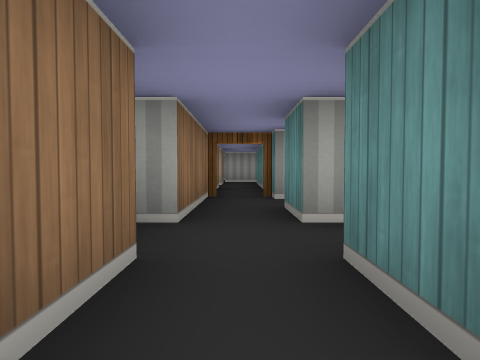
[1] (above)

16 first-person views from a walk through a cub3D maze. The camera is about half as high as the walls, tilts 2° down and sees 75° across. The floor is counted in squares. Each view is taken from the middle of a square. On the plan, view 1 faces up. The plan holds only what a view shows up to about 9 squares ahead; the rest is blank.

[2]
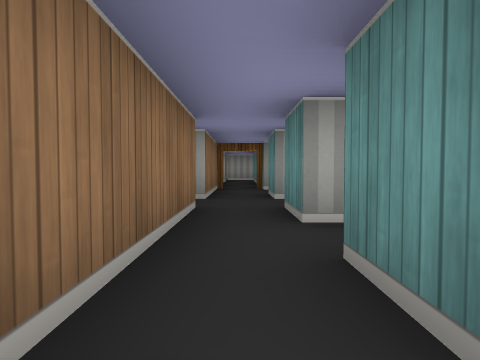

[3]
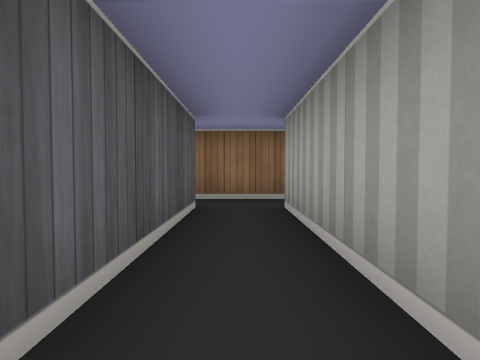

[4]
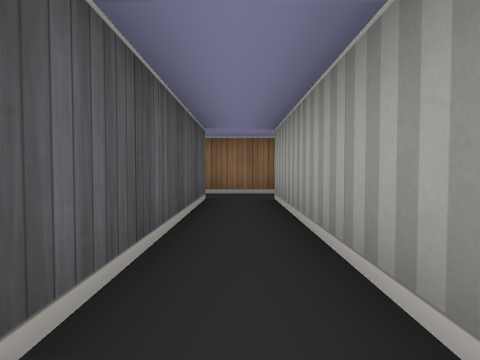

[5]
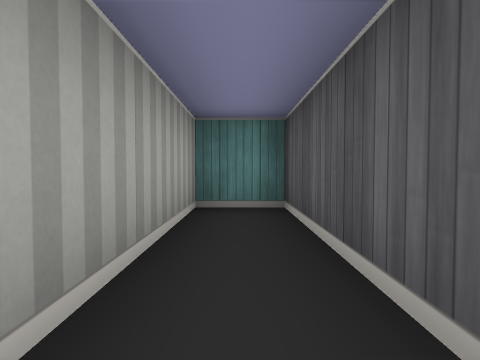

[6]
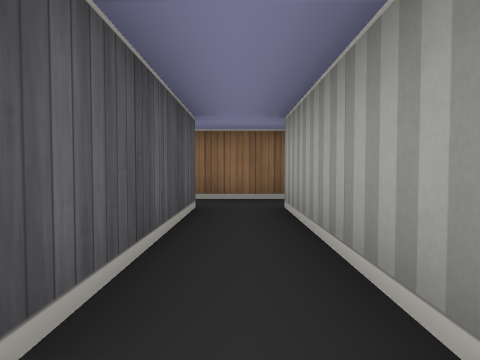

[7]
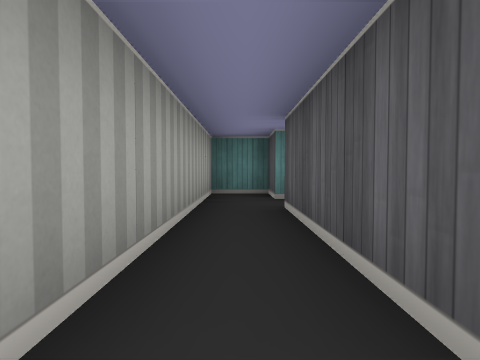

[8]
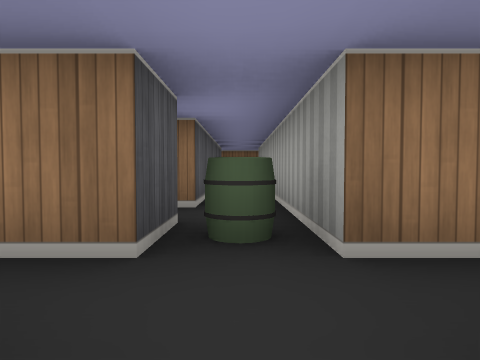

[9]
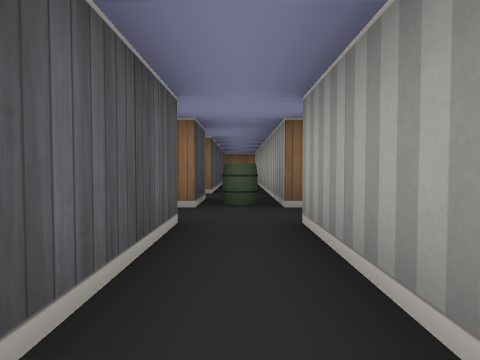

[10]
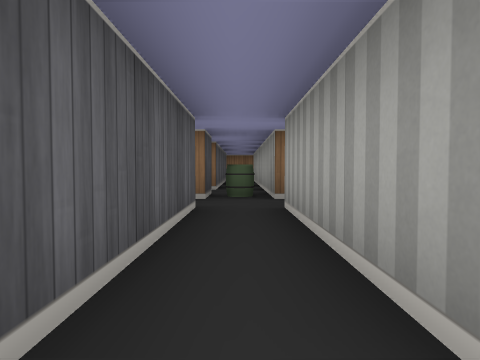

[11]
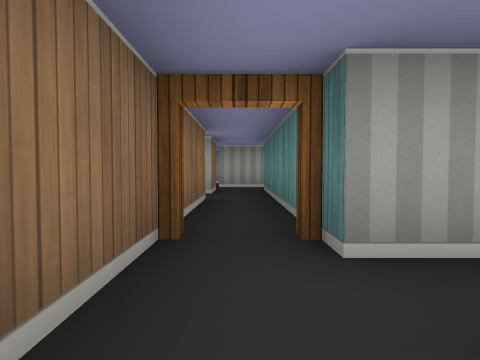

[12]
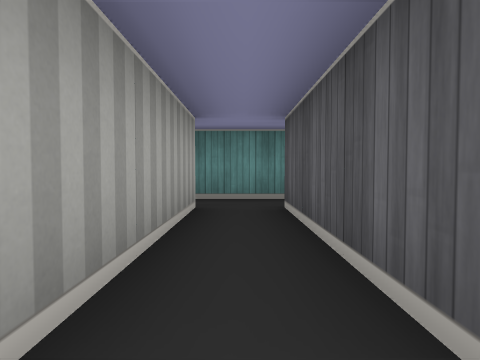

[13]
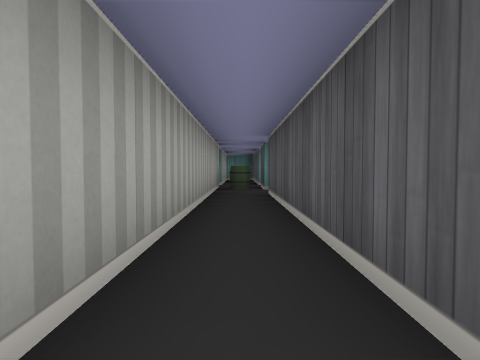

[14]
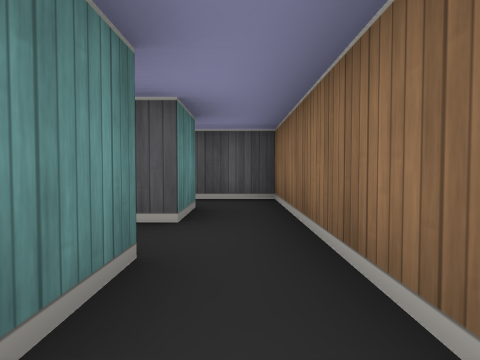

[15]
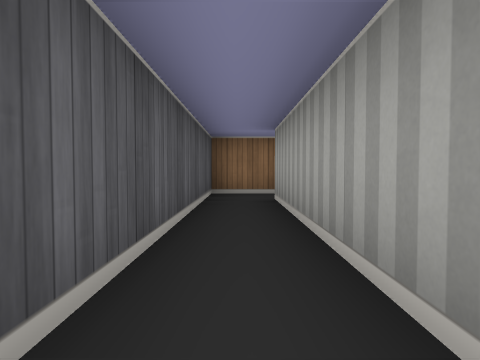

[16]
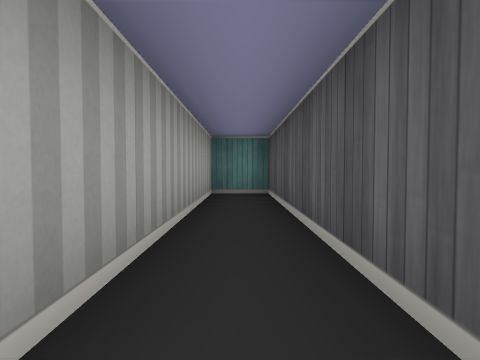

### Floor plan
Points are (right, up) in squares from view 1. A wall is a line through its corners. A room is listed if a view was taken in it or the views show most of it. See-through windows are left out.
Room 1 (views 1, 3, 4, 5)
walls: (0.5, -1.5) (0.5, -0.5) (5.5, -0.5) (5.5, 0.5) (0.5, 0.5); (-0.5, 0.5) (-0.5, -1.5)
ways out: opening at (0, -1) to room 2; opening at (0, 1) to room 4
Room 2 (views 2, 15, 16)
walls: (-0.5, -1.5) (-0.5, -2.5) (5.5, -2.5) (5.5, -1.5) (0.5, -1.5)
ways out: opening at (0, -1) to room 1
Room 3 (views 6, 7, 11)
walls: (0.5, 2.5) (0.5, 3.5) (3.5, 3.5); (4.5, 3.5) (5.5, 3.5) (5.5, 4.5) (0.5, 4.5); (-0.5, 5) (-0.5, 2.5)
ways out: opening at (0, 3) to room 4; opening at (4, 3) to room 4; open door at (0, 5) to room 5
Room 4 (views 8, 9, 10, 13, 14)
walls: (-1.5, 1.5) (-0.5, 1.5) (-0.5, 0.5); (-0.5, 2.5) (-7.4, 2.5); (0.5, 0.5) (0.5, 1.5) (3.4, 1.5); (-7.4, 1.5) (-2.5, 1.5); (3.4, 2.5) (0.5, 2.5)
ways out: opening at (0, 1) to room 1; opening at (0, 3) to room 3; opening at (4, 3) to room 3; open door at (-2, 1)
objects: barrel (-1, 2)
Room 5 (view 12)
walls: (-3.4, 7.5) (-0.5, 7.5) (-0.5, 5); (-0.5, 8.5) (-3.4, 8.5); (0.5, 4.5) (0.5, 8.5)
ways out: open door at (0, 5) to room 3; opening at (0, 9)

Positions as (right, up) in squares from view 1, and headings:
1: (0, 0), facing up
2: (0, -2), facing up
3: (4, 0), facing left
4: (5, 0), facing left
5: (2, 0), facing right
6: (4, 4), facing left
7: (0, 4), facing right
8: (1, 2), facing left
9: (3, 2), facing left
10: (4, 2), facing left
11: (0, 3), facing up
12: (-4, 8), facing right
13: (-8, 2), facing right
14: (0, 2), facing down
15: (5, -2), facing left
16: (0, -2), facing right
